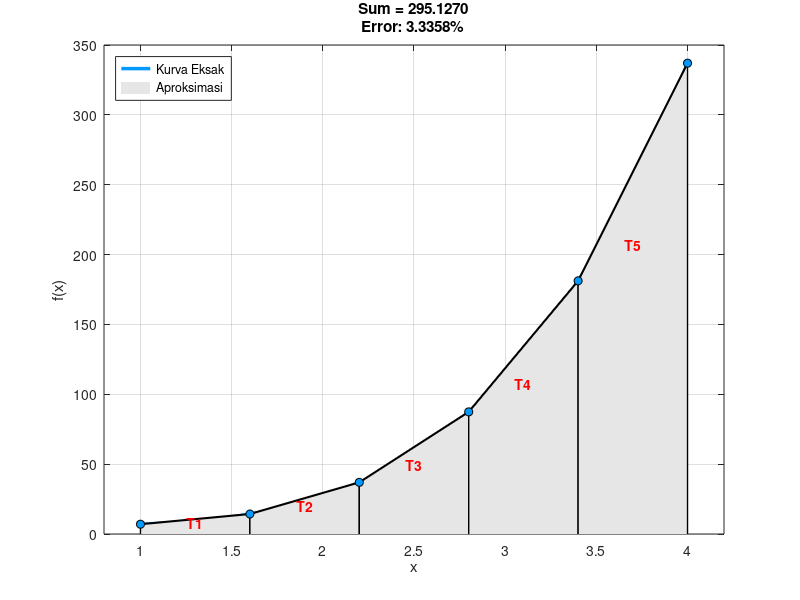

Write MATLAB code to recreate this figure.
clear; clc; close all;

f = @(x) x.^4 + 2*x.^3 - 4 * x.^2 +3*x +5;

disp('--- Program Integral Trapesium ---');
a = 1; % batas bawah
b = 4; % batas atas
n = input('Masukkan jumlah sub-interval (n): ');

dx = (b - a) / n;
sum = 0;   
c1 = a;    

x_fine = linspace(a, b, 500);
y_fine = f(x_fine);
figure('Color', 'w'); 
h_curve = plot(x_fine, y_fine, 'Color', [0 0.6 1], 'LineWidth', 2.5); hold on;
h_fill = [];

fprintf('\nDetail Iterasi:\n');
fprintf('-------------------------------------------------------------\n');
fprintf(' i |    c1     |    c2     |     z (Luas)   |   sum (Total)\n');
fprintf('-------------------------------------------------------------\n');

for i = 1:n
    c2 = c1 + dx;
    z = (dx / 2) * (f(c1) + f(c2));
    sum = sum + z;
    
    x_trap = [c1, c1, c2, c2];
    y_trap = [0, f(c1), f(c2), 0];
    
    h_temp = fill(x_trap, y_trap, [0.9 0.9 0.9], 'EdgeColor', 'none');
    if i==1, h_fill = h_temp; end
    
    plot([c1 c1], [0 f(c1)], 'k-', 'LineWidth', 1);       
    plot([c2 c2], [0 f(c2)], 'k-', 'LineWidth', 1);       
    plot([c1 c2], [f(c1) f(c2)], 'k-', 'LineWidth', 1.5); 
    
    plot(c1, f(c1), 'o', 'MarkerFaceColor', [0 0.6 1], 'MarkerEdgeColor', 'k');
    if i==n, plot(c2, f(c2), 'o', 'MarkerFaceColor', [0 0.6 1], 'MarkerEdgeColor', 'k'); end
    
    text((c1+c2)/2, (f(c1)+f(c2))/2.5, ['T' num2str(i)], 'Color', 'r', 'FontWeight', 'bold', 'HorizontalAlignment', 'center');
    
    fprintf(' %d | %8.4f  | %8.4f  |   %10.4f   |   %10.4f\n', i, c1, c2, z, sum);
    
    c1 = c1 + dx;
end

val_exact = integral(f, a, b);
err_abs = abs(val_exact - sum); 
err_rel = (err_abs / abs(val_exact)) * 100;

fprintf('-------------------------------------------------------------\n');
fprintf('\nHASIL AKHIR:\n');
fprintf('1. Eksak (Analitik) : %.6f\n', val_exact);
fprintf('2. Numerik   : %.6f\n', sum);
fprintf('3. Error Relatif    : %.4f %%\n', err_rel);

title({['Sum = ' num2str(sum, '%.4f')], ...
       ['Error: ' num2str(err_rel, '%.4f') '%']});

xlabel('x'); ylabel('f(x)'); grid on;
xlim([a-0.2, b+0.2]); 
legend([h_curve, h_fill], {'Kurva Eksak', 'Aproksimasi'}, 'Location', 'northwest');
hold off;
